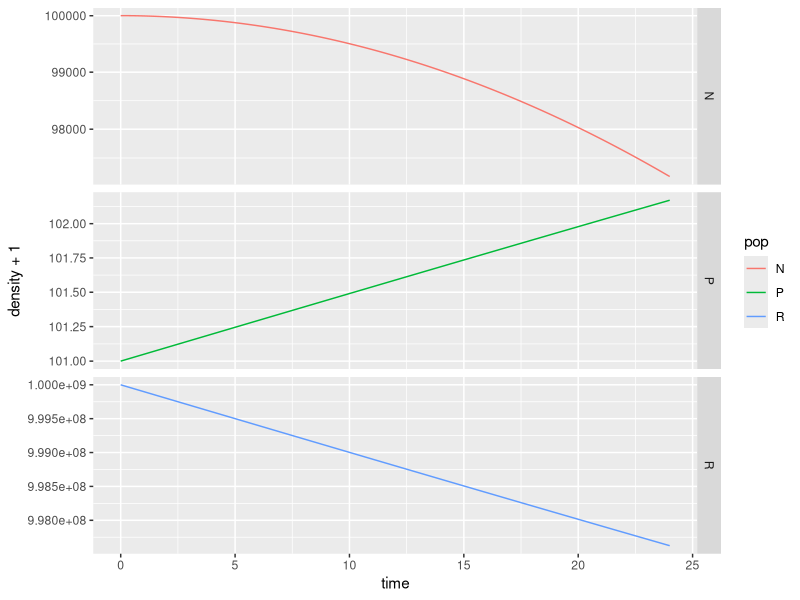
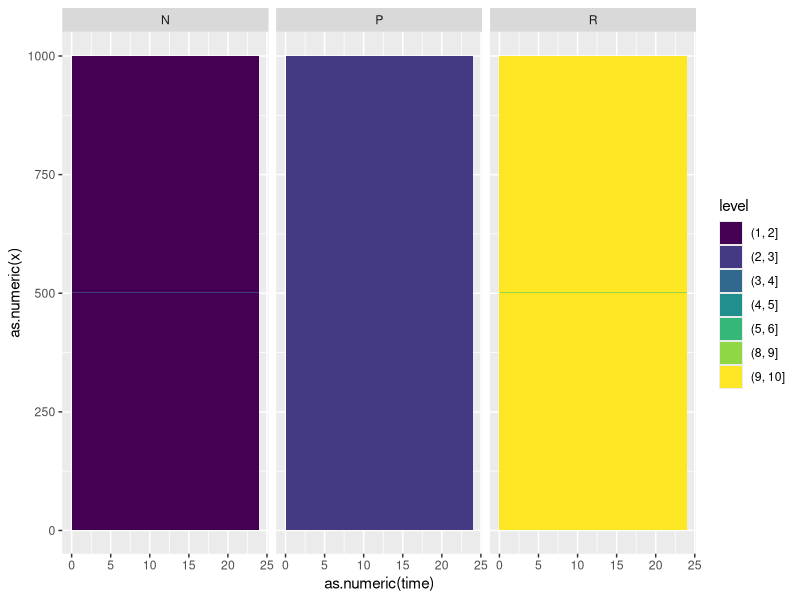

The R source for these figures, in order:
library(deSolve)
library(ggplot2)

#Define derivs func
derivs <- function(t, y, parms, n_x) {
  #The derivs function must return the derivative of all the variables at a
  # given time, in a list
  
  #Parms contains:  D_N, D_P, D_R (diffusion coefficients)
  #                 chi - chemotaxis sensitivity coeff
  #                 a - infection rate
  #                 b - burst size
  #                 c - consumption rate of resources/cell
  #                 m - constant metabolic maintenance cost
  
  #n_x is the number of grid spaces
  N <- y[1:n_x]
  P <- y[(n_x+1):(2*n_x)]
  R <- y[(2*n_x+1):(3*n_x)]
  
  N[N < 0] <- 0
  P[P < 0] <- 0
  R[R < 0] <- 0
  
  calc_gradient <- function(x) {
    return(c(diff(c(x[1:2])),
              diff(c(x[1:length(x)]), lag = 2)/2,
              diff(c(x[(length(x)-1):length(x)]))))
    #return(diff(c(x[1], x, x[length(x)])))
    #return(c(diff(x), 0))
  }
  
  #Calculate changes
  with(as.list(parms), {
    grad_N <- calc_gradient(N)
    grad_P <- calc_gradient(P)
    grad_R <- calc_gradient(R)
    
    #Have a problem where N has to be diff-d twice while the others
    # only once
    # and diff always reduces size of vector by 1
    # so have to decide how to handle edge cases
    
    dN = calc_gradient(D_N*grad_N - chi*N*grad_R) +
          N*(c*R - m) - a*N*P
    dP = D_P*calc_gradient(grad_P) + a*(b-1)*N*P
    dR = D_R*calc_gradient(grad_R) - c*N*R
    
    return(list(c(dN, dP, dR)))
  })
}

#time in hours
parms <- c(D_N = 0, D_P = 0, D_R = 0,
           chi = 0,
           a = 10**-10,
           b = 50,
           c = 10**-9,
           m = 1)
n_x <- 1001
y_init = matrix(c(rep(0, (n_x-1)/2), 10**5, rep(0, (n_x-1)/2),
                  rep(10**2, n_x),
                  rep(10**9, n_x)),
                ncol = 3)
times = seq(from = 0, to = 24, by = 0.1)

#Run derivs
yout <- as.data.frame(ode.1D(y = y_init, times = times,
               func = derivs, parms = parms, n_x = n_x,
               nspec = 3, names = c("N", "P", "R")))

#1st col: time, cols 2:n_x+1 - density of N at spot x
#         then start w/ P cols, then start w/ R cols

#Reorganize
yout_lng <- as.data.frame(tidyr::pivot_longer(yout, cols = -time,
                               names_to = "col",
                               values_to = "density"))
yout_lng$pop <- NA
yout_lng$x <- NA
temp_rows <- which(as.numeric(yout_lng$col) <= (ncol(yout)-1)/3)
yout_lng$pop[temp_rows] <- "N"
yout_lng$x[temp_rows] <- yout_lng$col[temp_rows]
temp_rows <- which(as.numeric(yout_lng$col) > (ncol(yout)-1)/3 & 
                     as.numeric(yout_lng$col) <= 2*(ncol(yout)-1)/3)
yout_lng$pop[temp_rows] <- "P"
yout_lng$x[temp_rows] <- as.numeric(yout_lng$col[temp_rows])-(ncol(yout)-1)/3
temp_rows <- which(as.numeric(yout_lng$col) > 2*(ncol(yout)-1)/3 & 
                     as.numeric(yout_lng$col) <= (ncol(yout)-1))
yout_lng$pop[temp_rows] <- "R"
yout_lng$x[temp_rows] <- as.numeric(yout_lng$col[temp_rows])-2*(ncol(yout)-1)/3
if(any(is.na(yout_lng$pop))) {stop("some cols uncategorized")}

ggplot(data = yout_lng[yout_lng$x == "501", ],
       aes(x = time, y = density+1, color = pop)) +
  geom_line() +
  facet_grid(pop~., scales = "free") +
  scale_y_continuous(trans = "log10")

ggplot(data = yout_lng, aes(x = as.numeric(time), 
                            y = as.numeric(x), z = log10(density+10))) +
  geom_contour_filled() +
  facet_grid(~pop)
